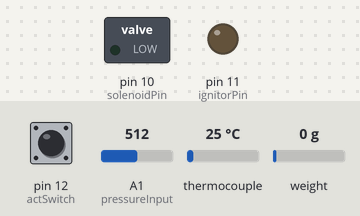
A sketch run on a simulated Arduino Uno, built with avr-gcc and run on an emulated ATmega328P. Parts: switched loads named in the sketch (green lamp = pin HIGH), output pins drawn as LEDs (lit = HIGH). Inputs (shaded band) come from the test bench; at power-on: pin 12 (actSwitch) LOW, A1 (pressureInput) = 512, thermocouple 25 °C, weight on the scale 0 g. What the sketch prints to the serial monitor is not drawn.

Above: at 3.7 s.
3.8 s: pin 12 (actSwitch) pulled HIGH for 0.15 s
At 4.9 s:
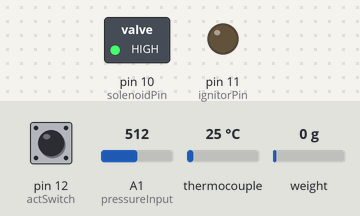
At 10.1 s:
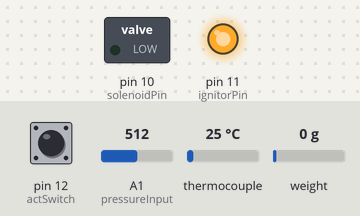
12.9 s: A1 (pressureInput) set to 382
15.9 s: A1 (pressureInput) set to 349
Timing chart, 0 to 18.9 s (numbered marks = the images above; inputs shaded):
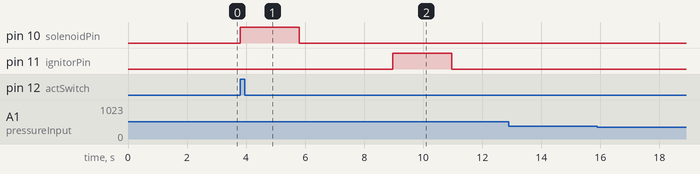

Measured:
- after the input at 3.8 s, pin 10 (solenoidPin): LOW → HIGH at once, → LOW 2.0 s later; pin 11 (ignitorPin): LOW → HIGH after 5.2 s, → LOW 2.0 s later
- after the input at 12.9 s, every drawn part: stays the same
- after the input at 15.9 s, every drawn part: stays the same

The sketch:

master_sensor_ignition.ino
```cpp
//For use on Aerogeddon, a rocket capable of self-guidance. This code's purpose is to:

//- Automatically set up sensors and detect failures, then advise the go-no-go decision
//- Detect remote initiation & ensure all fail-safes indicate a go status
//- Pressurize and inject an ignition fluid, then ignite the engine following a final commit check
//- Collect chamber pressure & temperature, exhaust temperature, thrust, and system status data
//- Convert the collected serial data to an excel database
//**NOTE - This is a simple sample of my work programming C++ for real-time embedded systems. For ITAR reasons, the full algorithm controlling the thrust vector mount/control
//         ...surfaces is not included nor uploaded anywhere online.
int loopCount = 0;
int activated = activated;
unsigned long timer;
unsigned long millisUnmod;
unsigned long math;
unsigned long timerMS;
unsigned long startingMillis;
unsigned long startingMillis2;
int startupBegin = false;
int startupStatus = 0;
int cancelStatus = false;
int skipCancelCheck = false;
int countedTwo = false;
int countedOne = false;
int startupCountdown = true;
int countedIgnition = false;
int countedShutoffIgnitor = false;
int failed = 0;
int passed = 0;
#include <math.h>
#include <HX711_ADC.h>
#if defined(ESP8266)|| defined(ESP32) || defined(AVR)
#include <EEPROM.h>
#endif
const int HX711_dout = 2;
const int HX711_sck = 3;
HX711_ADC LoadCell(HX711_dout, HX711_sck);
const int calVal_eepromAdress = 0;
unsigned long t = 0;
int thrustRounded = 0;
unsigned long thrust = 0;
int countdownRelay = 0;
#include <Thermocouple.h>
#include <MAX6675_Thermocouple.h>
#define SCK_PIN_Internal 4
#define CS_PIN_Internal 5
#define SO_PIN_Internal 6
Thermocouple* thermocoupleInternal;
#include <Thermocouple.h>
#include <MAX6675_Thermocouple.h>
#define SCK_PIN_Exhaust 7
#define CS_PIN_Exhaust 8
#define SO_PIN_Exhaust 9
Thermocouple* thermocoupleExhaust;
const int pressureInput = A1;
const int pressureZero = 100;
const int pressureMax = 900;
const int pressuretransducermaxPSI = 300;
float pressureValue = 0;
int pressureRounded = 0;
int solenoidPin = 10;
int ignitorPin = 11;
const int actSwitch = 12;

void setup() {
  Serial.begin(9600); delay(10);
  Serial.println("CLEARSHEET");
  Serial.println("RESETTIMER");
  Serial.println("LABEL,Sample #, Timer, Thrust Grams,Exhaust Celsius,Exhaust Fahrenheit,Internal Celsius,Internal Fahrenheit,Chamber Pressure PSI, ");
  thermocoupleInternal = new MAX6675_Thermocouple(SCK_PIN_Internal, CS_PIN_Internal, SO_PIN_Internal);
  thermocoupleExhaust = new MAX6675_Thermocouple(SCK_PIN_Exhaust, CS_PIN_Exhaust, SO_PIN_Exhaust);
  LoadCell.begin();
  float calibrationValue;
#if defined(ESP8266)|| defined(ESP32)
#endif
  EEPROM.get(calVal_eepromAdress, calibrationValue);
  unsigned long stabilizingtime = 2000;
  boolean _tare = true;
  LoadCell.start(stabilizingtime, _tare);
  if (LoadCell.getTareTimeoutFlag()) {
    Serial.println("Failed to read thrust load cell value, check wiring.");
    while (1);
  }
  else {
    LoadCell.setCalFactor(calibrationValue);
  }
  pinMode(10, OUTPUT);
  pinMode(11, OUTPUT);
}
void loop() {
  while (startupCountdown == true) {
    while (digitalRead(actSwitch) == HIGH) {
      Serial.println("Activation switch already toggled on. Turn off and restart.");
      delay(1000);
    }
    thrust = LoadCell.getData();
    int thrustRounded = thrust;
    if (thrustRounded < 0) {
      thrustRounded = 0;
    }
    const double celsiusInternal = thermocoupleInternal->readCelsius();
    const double celsiusExhaust = thermocoupleInternal->readCelsius();
    pressureValue = analogRead(pressureInput);
    pressureValue = ((pressureValue - pressureZero) * pressuretransducermaxPSI) / (pressureMax - pressureZero);
    pressureRounded = round(pressureValue);
    if (pressureRounded < 0) {
      pressureRounded = 0;
    }
    Serial.print("CELL,SET,[BLOCK],Finished setup. Thrust: ");
    Serial.print(thrust);
    Serial.print(" grams. Internal Temp: ");
    Serial.print(celsiusInternal);
    Serial.print("C. Exhaust Temp: ");
    Serial.print(celsiusExhaust);
    Serial.print("C. Chamber Pressure: ");
    Serial.print(pressureRounded);
    Serial.println(" PSI.");
    Serial.println("Awaiting switch activation for automated ignition sequence.");
    while (digitalRead(actSwitch) == LOW) {   }
    Serial.println("Ignition Fluid Injection");
    Serial.println("CELL,SET,[BLOCK],Ignition Fluid Injection.");
    digitalWrite(solenoidPin, HIGH);
    delay(2000);
    digitalWrite(solenoidPin, LOW);
    Serial.println("Ignition in 3 seconds, starting data collection");
    Serial.println("CELL,SET,[BLOCK],Beginning Data Collection.");
    startupCountdown = false;
    startingMillis = millis();
  }
  timer = millis();
  timer = timer - startingMillis;
  timer = timer - startingMillis2;
  millisUnmod = millis();
  millisUnmod = millisUnmod - startingMillis;
  millisUnmod = millisUnmod - startingMillis2;
  static boolean newDataReady = 0;
  const int serialPrintInterval = 0;
  if (LoadCell.update()) {
    thrust = LoadCell.getData();
  }
  const double celsiusInternal = thermocoupleInternal->readCelsius();
  const double celsiusExhaust = thermocoupleInternal->readCelsius();
  const double fahrenheitInternal = celsiusInternal * 1.8 + 32;
  const double fahrenheitExhaust = celsiusExhaust * 1.8 + 32;
  pressureValue = analogRead(pressureInput);
  pressureValue = ((pressureValue - pressureZero) * pressuretransducermaxPSI) / (pressureMax - pressureZero);
  pressureRounded = round(pressureValue);
  if (pressureRounded < 0) {
    pressureRounded = 0;
  }
  Serial.print("DATA, ");
  loopCount = loopCount + 1;
  Serial.print(loopCount);
  Serial.print(", ");
  if (timer >= 1000) {
    timer = timer / 1000;
    math = timer * 1000;
    timerMS = millisUnmod - math;
    Serial.print(timer);
    Serial.print("s ");
    Serial.print(timerMS);
    Serial.print("ms, ");
  }
  else {
    Serial.print(timer);
    Serial.print("ms, ");
  }
  int thrustRounded = thrust;
  if (thrustRounded < 0) {
    thrustRounded = 0;
  }
  Serial.print(thrustRounded);
  Serial.print(", ");
  newDataReady = 0;
  t = millis();
  Serial.print(celsiusInternal);
  Serial.print(", ");
  Serial.print(fahrenheitInternal);
  Serial.print(", ");
  Serial.print(celsiusExhaust);
  Serial.print(", ");
  Serial.print(fahrenheitExhaust);
  Serial.print(", ");
  Serial.print(pressureRounded);
  Serial.print(", ");
  Serial.println("AUTOSCROLL_20");
  if (millisUnmod > 3000) {
    if (countedIgnition == false) {
      Serial.println("CELL,SET,[BLOCK],Ignition.");
      digitalWrite(ignitorPin, HIGH);
      countedIgnition = true;
    }
  }
  if (millisUnmod > 5000) {
    if (countedShutoffIgnitor == false) {
      digitalWrite(ignitorPin, LOW);
      countedShutoffIgnitor = true;
    }
  }
}
```
